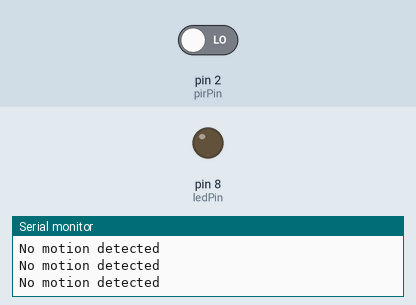
Recording of a sketch running on a simulated Arduino Uno, built with avr-gcc and run on an emulated ATmega328P. On the bench: output pins drawn as LEDs (lit = HIGH), the last lines printed to the serial monitor. Inputs (shaded band) come from the test bench; at power-on: pin 2 (pirPin) LOW.

Above: at 1.8 s.
1.9 s: pin 2 (pirPin) driven HIGH
At 3.2 s:
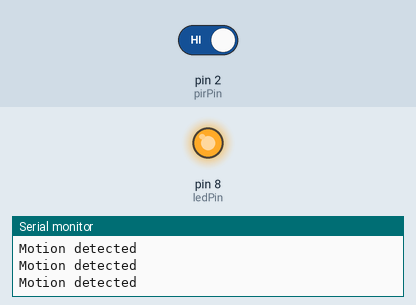
3.5 s: pin 2 (pirPin) driven LOW
At 4.5 s:
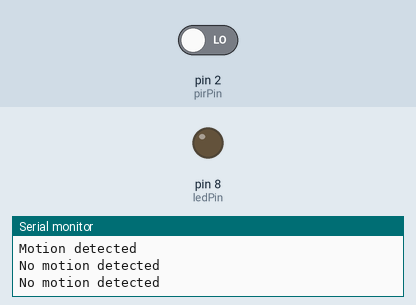
Timing chart, 0 to 6.5 s (numbered marks = the images above; inputs shaded):
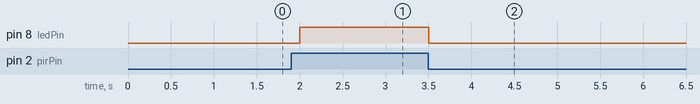

Measured:
- after the input at 1.9 s, pin 8 (ledPin): LOW → HIGH after 0.10 s
- after the input at 3.5 s, pin 8 (ledPin): HIGH → LOW at once

The sketch:

HW-416-B.ino
```cpp
int pirPin = 2;
int ledPin = 8;
int motion;

void setup() {
  // put your setup code here, to run once:
Serial.begin(9600);
  pinMode(pirPin, INPUT);
  pinMode(ledPin, OUTPUT);

}

void loop() {
  motion = digitalRead(pirPin);

  if(motion==1){
    Serial.println("Motion detected");
    digitalWrite(ledPin, HIGH);
  }
  else{
    Serial.println("No motion detected");
    digitalWrite(ledPin, LOW);
  }
delay(500);
}
```
